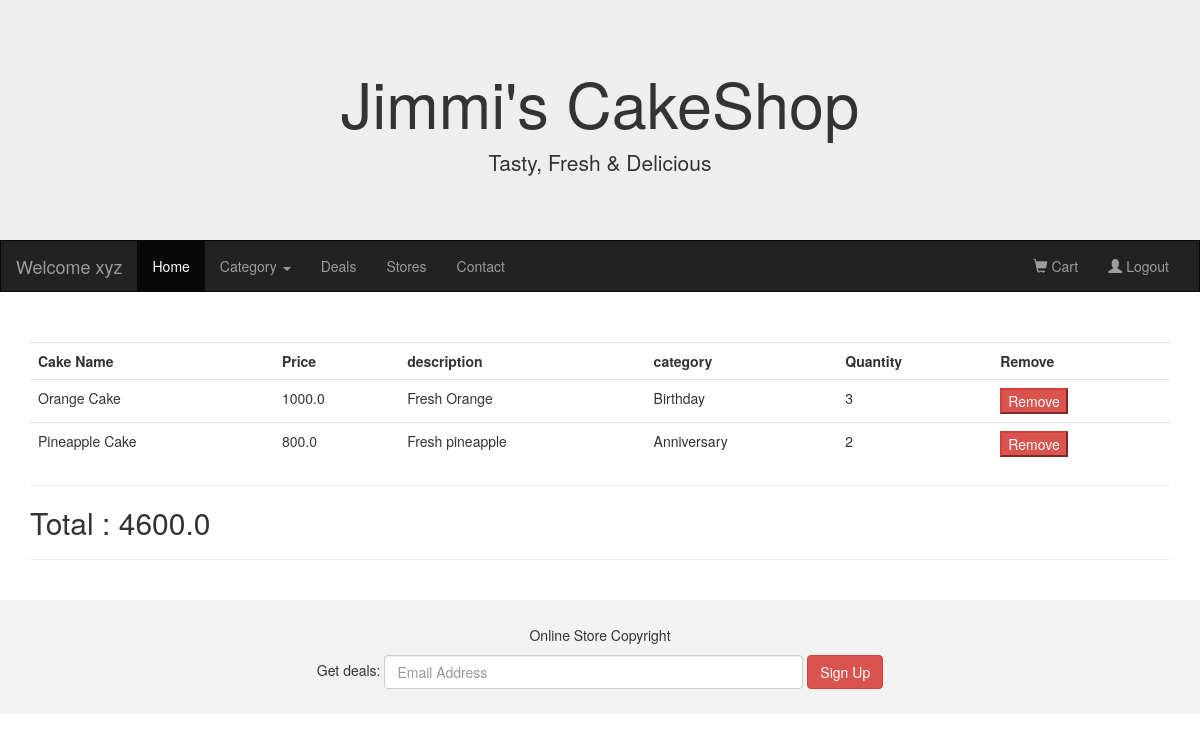
/cart (signed in), run on the app's committed database.
### Userapp/models.py (models this page shows)
class MyCart(models.Model):
   cake = models.ForeignKey(Cake,on_delete=models.CASCADE)
   user = models.ForeignKey(UserMaster,on_delete=models.CASCADE)
   qty = models.IntegerField()
   class Meta:
      db_table = 'Mycart'

### MyAdmin/models.py (models this page shows)
class Cake(models.Model):
   cakename = models.CharField(max_length=50)
   price = models.FloatField(default=1000)
   description = models.CharField(max_length=100)
   imageurl = models.ImageField(upload_to='images/',default='abc.jpg')
   category = models.ForeignKey(Category,on_delete=models.CASCADE)
   class Meta:
      db_table = 'Cake'

class Category(models.Model):
   cname = models.CharField(max_length=50)
   def __str__(self):
      return self.cname
   class Meta:
      db_table = 'Category'

### Userapp/views.py (the view)
# urls.py: path('cart',views.showcart),
def showcart(request):
   if "uname" in request.session:
      user = UserMaster.objects.get(username=request.session['uname'])
      mycart = MyCart.objects.filter(user=user)
      categories = Category.objects.all()
      total=0
      for cart in mycart:
        total+=cart.cake.price*cart.qty
      return render(request,'cart.html',{'categories':categories,'cart':mycart,'total':total})
   else:
      messages.error(request,'Please Login to see cart items !!!',extra_tags='danger')
      return redirect(login)

### templates/cart.html (shortened to what this page needs)
{%extends 'master.html'%}
{%block content%}
    <table class="table">
        <tr>
            <th>Cake Name</th>
            <th>Price</th>
            <th>description</th>
            <th>category</th>
            <th>Quantity</th>
            <th>Remove</th>
        </tr>
        {% for item in cart %}
            <form method="POST" action="/removefromcart">
                <tr>
                    <td>{{item.cake.cakename}}</td>
                    <td>{{item.cake.price}}</td>
                    <td>{{item.cake.description}}</td>
                    <td>{{item.cake.category}}</td>
                    <td>{{item.qty}}</td>
                    <td><button type="submit" class="button btn-danger">Remove</button></td>
                </tr>
        </form>
        {%endfor%}
    </table>
    <hr>
    <h2>Total : {{total}}</h2>
    <hr>
{%endblock%}

### data on the page
MyCart: cake.cakename "Orange Cake", cake.price "1000.0", cake.description "Fresh Orange", cake.category "Birthday", qty "3"
MyCart: cake.cakename "Pineapple Cake", cake.price "800.0", cake.description "Fresh pineapple", cake.category "Anniversary", qty "2"

### other printed values
{{ request.session.uname }} "xyz"
{{ total }} "4600.0"
